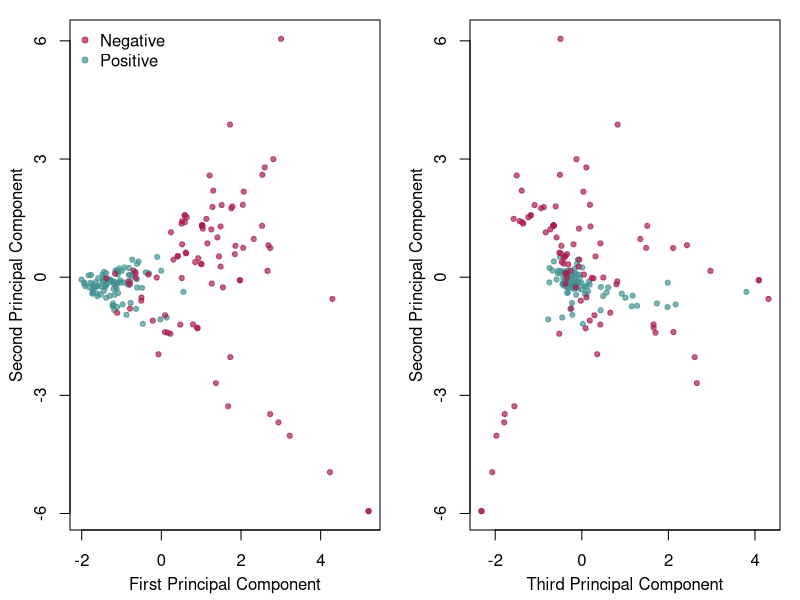

Generate this figure with R:
trainset = read.delim("trainset.txt")
trainset = subset(trainset, complete.cases(trainset))
pca = prcomp(trainset[,-1], scale=TRUE)
# Change orientation of the first PC.
pca$x[,1] = -pca$x[,1]
pca$rotation[,1] = -pca$rotation[,1]

#simCTCF = as.matrix(read.delim("simCTCF.txt")[,-9])
#simH3K36 = as.matrix(read.delim("simH3K36me3.txt")[,-9])

COL = c("#a81d4db0","#449293b0")

pdf("PCA.pdf", height=4, width=8)
par(mfrow=c(1,2))
par(mar=c(3.5,3.5,1,1))
plot(pca$x, col=COL[1+trainset$OK], pch=19, cex=.7,
     yaxp=c(-6,6,4), xaxp=c(-2,6,4), xlab="", ylab="")
title(xlab="First Principal Component",
      ylab="Second Principal Component", line=2.2)
legend(x="topleft", inset=0, pch=19, pt.cex=.8,
      col=COL, legend=c("Negative", "Positive"), bty="n")
#points((simCTCF %*% pca$rotation), col=3, pch=19, cex=.7)
#points((simH3K36 %*% pca$rotation), col=4, pch=19, cex=.7)
plot(pca$x[,3:2], col=COL[1+trainset$OK], pch=19, cex=.7,
     yaxp=c(-6,6,4), xaxp=c(-2,6,4), xlab="", ylab="")
title(xlab="Third Principal Component",
      ylab="Second Principal Component", line=2.2)
#points((simCTCF %*% pca$rotation)[,3:2], col=3, pch=19, cex=.7)
#points((simH3K36 %*% pca$rotation)[,3:2], col=4, pch=19, cex=.7)
dev.off()
